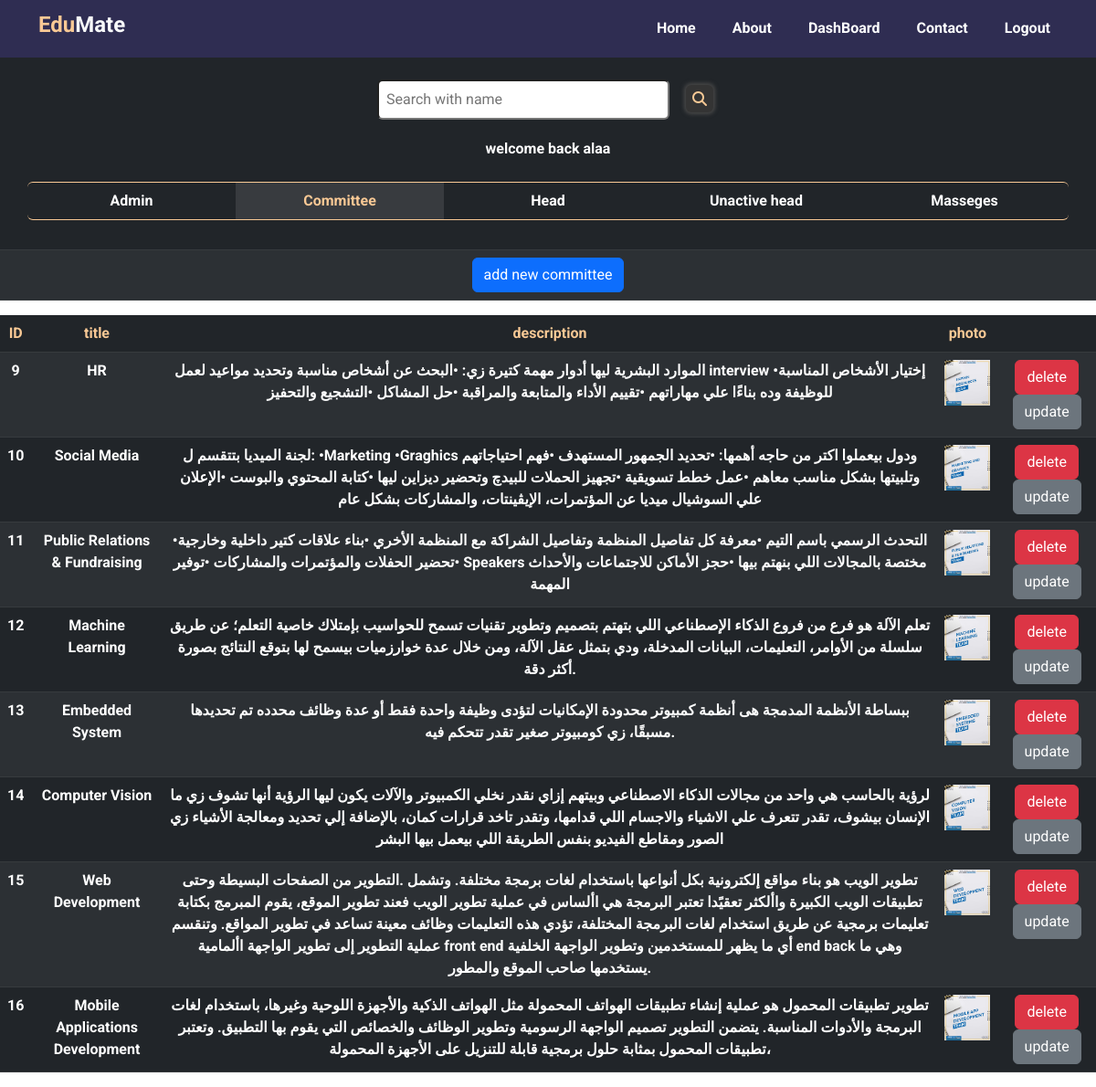
The page /admin/committee.php (signed in) on the database its author committed.
### tables this page shows
CREATE TABLE `committes` (
  `id` int(11) NOT NULL,
  `name` varchar(255) NOT NULL,
  `description` text NOT NULL,
  `photo` varchar(255) NOT NULL
);

### admin/committee.php (the view, shortened to what this page needs)
<?php
if (isset($_SESSION['admin_id'])) {
    require '../connect.php';
    ?>
<!DOCTYPE html>
<html lang="en">
<head>
    <link rel="stylesheet" href="../css/normalize.css">
    <link rel="stylesheet" href="../css/bootstrap.min.css">
    <link rel="stylesheet" href="../css/all.min.css">
    <link rel="stylesheet" href="../css/Style.css">
    <link rel="stylesheet" href="https://cdn.jsdelivr.net/npm/swiper@9/swiper-bundle.min.css" />
</head>
<body>
<?php
require 'header.php';
?>
    <section class="Dashboard fw-bold text-center">
        <div class="users_info pt-4 bg-dark">
            <div class="search">
                <form action=" " method="get">
                    <input class="input_search me-2" type="search" placeholder="Search with name" name="search" aria-label="Search">
                    <button type="submit" class="search_icon"  style="background-color:transparent;border:0"><i class="fa-solid fa-magnifying-glass"></i></button>
                </form>
                <?php
                    $usek = $con->prepare('select name from admin where admin_id = ? ');
                    $usek->execute(array($_SESSION['admin_id']));
                    $counk = $usek->fetch();
                ?>
                <div style=' color:white'>welcome back <?= $counk[0]?></div>
            </div>
            <table class="table table-dark table-striped">
                <thead>
                    <tr>
                        <th>
                            <div class="container">
                                <div class="row methods mt-3 mb-4 rounded">
                                    <a class="col nav-link p-2" href="./DashBoard.php" >Admin</a>
                                    <a class="col nav-link p-2 active" href="./committee.php" >Committee</a>
                                    <a class="col nav-link p-2" href="./head.php" >Head</a>
                                    <a class="col nav-link p-2" href="./unactive.php" >Unactive head</a>
                                    <a class="col nav-link p-2" href="./massage.php" >Masseges</a>
                                </div>
                            </div>
                        </th>
                    </tr>
                </thead>
                <tbody>
                    <tr>
                        <td colspan="3"><button type="button" class="btn btn-primary" data-bs-toggle="modal" data-bs-target="#exampleModal" data-bs-whatever="@mdo">add new committee</button></td>
                    </tr>
                </tbody>
            </table>
        </div>
        <table class="table table-dark table-striped mt-1">
            <thead>
                <tr class="Header_elements">
                    <th scope="col">ID</th>
                    <th scope="col">title</th>
                    <th scope="col">description</th>
                    <th scope="col">photo</th>
                    <th scope="col"></th>
                </tr>
            </thead>
            <tbody>
                <?php
                $select = $con->prepare(' select * from committes ');
                $select->execute();
                $committes = $select->fetchAll();
                foreach($committes as $committe){
            ?>
                <tr>
                <th scope="row"><?=$committe['id']?></th>
                <td><?=$committe['name']?></td>
                <td><?=$committe['description']?></td>
                <td><?php
                    if($committe['photo']){
                        echo '<a href="uploads/'.$committe['photo'].'" target="_blank"><img src="uploads/'.$committe['photo'].'" width="50" height="50"></a><br>';
                    }
                    ?></td>
                    <td><button class="btn btn-danger"  onclick="deletecommitte(<?=$committe['id']?>)">delete</button>
                    <button class="btn btn-secondary " onclick="editcommitte(`<?=$committe['name']?>` ,`<?=$committe['description']?>`,`<?=$committe['id']?>`)">update</button>
                    </td>
                </tr>
                <?php } ?>
            </tbody>
        </table>
    </section>
</body>
</html>
<?php
} else {
    header('Location: ../404.php');
    exit();
}
?>

### css/Style.css (style rules this page uses)
:root { --dark-color: #2F2D52; --green-color: #B2F4DB; --yellow-color: #F9C995; --section-color: #eff7fa; --heading-color: #2D2F50; }
* { box-sizing: border-box; }
body { font-family: 'Roboto', sans-serif; min-height: 100vh; }
.Dashboard .search .input_search { width: 20rem; margin-bottom: 20px; padding: 0.5rem; outline: none; border-radius: 6px; }
.Dashboard .search .search_icon i { background-color: #343434; width: 30px; height: 30px; display: flex; justify-content: center; align-items: center; color: var(--yellow-color); border-radius: 6px; box-shadow: 0 0 4px 2px #494949; }
.Dashboard .methods { border: 1px solid var(--yellow-color); border-left: none; border-right: none; border-color: var(--yellow-color); }
.Dashboard .methods .nav-link { color: white; border: none; background-color: transparent; transition: 0.3s; }
.Dashboard .methods .nav-link.active { color: var(--yellow-color); background-color: rgba(255, 255, 255, 0.1); }
.Dashboard .Header_elements th { color: var(--yellow-color); }

### rows shown on the page
committes: id "9", name "HR", description "الموارد البشرية ليها أدوار مهمة كتيرة زي: •البحث عن أشخاص مناسبة وتحديد مواعيد لعمل interview •إختيار الأشخاص المناسبة للوظيفة وده بناءًا علي مهاراتهم •تقييم الأداء والمتابعة والمراقبة •حل المشاكل •التشجيع والتحفيز", photo (picture)
committes: id "10", name "Social Media", description "لجنة الميديا بتتقسم ل: •Marketing •Graghics ودول بيعملوا اكتر من حاجه أهمها: •تحديد الجمهور المستهدف •فهم احتياجاتهم وتلبيتها بشكل مناسب معاهم •عمل خطط تسويقية •تجهيز الحملات للبيدچ وتحضير ديزاين ليها •كتابة المحتوي والبوست •الإعلان علي السوشيال ميديا عن المؤتمرات، الإيڤينتات، والمشاركات بشكل عام", photo (picture)
committes: id "11", name "Public Relations & Fundraising", description "•التحدث الرسمي باسم التيم •معرفة كل تفاصيل المنظمة وتفاصيل الشراكة مع المنظمة الأخري •بناء علاقات كتير داخلية وخارجية •تحضير الحفلات والمؤتمرات والمشاركات •توفير Speakers مختصة بالمجالات اللي بنهتم بيها •حجز الأماكن للاجتماعات والأحداث المهمة", photo (picture)
committes: id "12", name "Machine Learning", description "تعلم الآلة هو فرع من فروع الذكاء الإصطناعي اللي بتهتم بتصميم وتطوير تقنيات تسمح للحواسيب بإمتلاك خاصية التعلم؛ عن طريق سلسلة من الأوامر، التعليمات، البيانات المدخلة، ودي بتمثل عقل الآلة، ومن خلال عدة خوارزميات بيسمح لها بتوقع النتائج بصورة أكثر دقة.", photo (picture)
committes: id "13", name "Embedded System", description "ببساطة الأنظمة المدمجة هى أنظمة كمبيوتر محدودة الإمكانيات لتؤدى وظيفة واحدة فقط أو عدة وظائف محدده تم تحديدها مسبقًا، زي كومبيوتر صغير تقدر تتحكم فيه.", photo (picture)
committes: id "14", name "Computer Vision", description "لرؤية بالحاسب هي واحد من مجالات الذكاء الاصطناعي وبيتهم إزاي نقدر نخلي الكمبيوتر والآلات يكون ليها الرؤية أنها تشوف زي ما الإنسان بيشوف، تقدر تتعرف علي الاشياء والاجسام اللي قدامها، وتقدر تاخد قرارات كمان، بالإضافة إلي تحديد ومعالجة الأشياء زي الصور ومقاطع الفيديو بنفس الطريقة اللي بيعمل بيها البشر", photo (picture)
committes: id "15", name "Web Development", description "تطوير الويب هو بناء مواقع إلكترونية بكل أنواعها باستخدام لغات برمجة مختلفة. وتشمل .التطوير من الصفحات البسيطة وحتى تطبيقات الويب الكبيرة واألكثر تعقيًدا تعتبر البرمجة هي األساس في عملية تطوير الويب فعند تطوير الموقع، يقوم المبرمج بكتابة تعليمات برمجية عن طريق استخدام لغات البرمجة المختلفة، تؤدي هذه التعليمات وظائف معينة تساعد في تطوير المواقع. وتنقسم عملية التطوير إلى تطوير الواجهة األمامية front end أي ما يظهر للمستخدمين وتطوير الواجهة الخلفية end back وهي ما يستخدمها صاحب الموقع والمطور.", photo (picture)
committes: id "16", name "Mobile Applications Development", description "تطوير تطبيقات المحمول هو عملية إنشاء تطبيقات الهواتف المحمولة مثل الهواتف الذكية والأجهزة اللوحية وغيرها، باستخدام لغات البرمجة والأدوات المناسبة. يتضمن التطوير تصميم الواجهة الرسومية وتطوير الوظائف والخصائص التي يقوم بها التطبيق. وتعتبر تطبيقات المحمول بمثابة حلول برمجية قابلة للتنزيل على الأجهزة المحمولة،", photo (picture)

### other values the page prints
$counk[0] "alaa"
